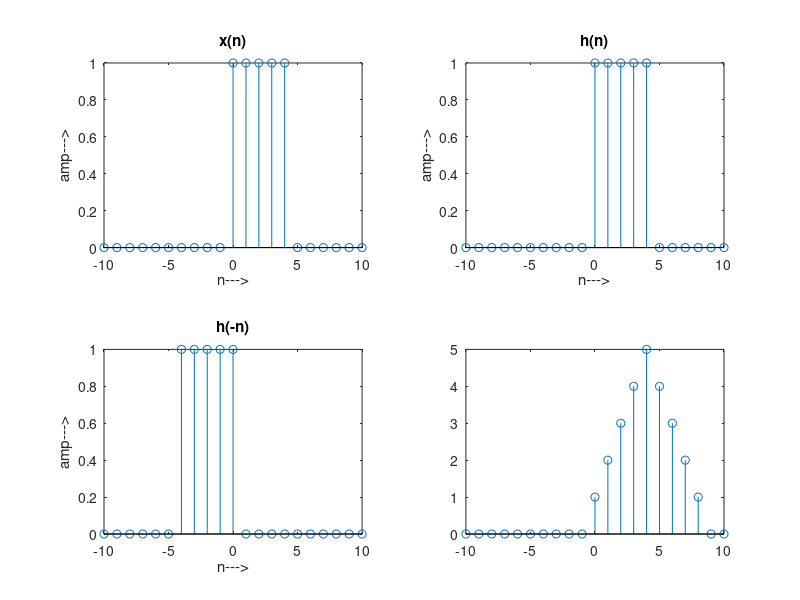

MATLAB code to generate this figure:
n = -10: 10;
N = 5;
u1 = n>=0;
u2 = n-N>=0;
x1 = u1-u2;
subplot(2,2,1)
stem(n, x1)
xlabel('n--->');
ylabel('amp--->');
title('x(n)');

x2 = u1-u2;
subplot(2,2,2)
stem(n, x2)
xlabel('n--->');
ylabel('amp--->');
title('h(n)');


subplot(2,2,3)
stem(-n, x2)
xlabel('n--->');
ylabel('amp--->');
title('h(-n)');

y=0
for k = -10:10;
  n = -10:10;
  u5 = k>=0;
  u6 = k-N>=0;
  x = u5-u6;
  h1 = n-k>=0;
  h2 = n-k-N>=0;
  h = h1-h2;
  y = y+x.*h;
end

subplot(2,2,4)
stem(n,y)
